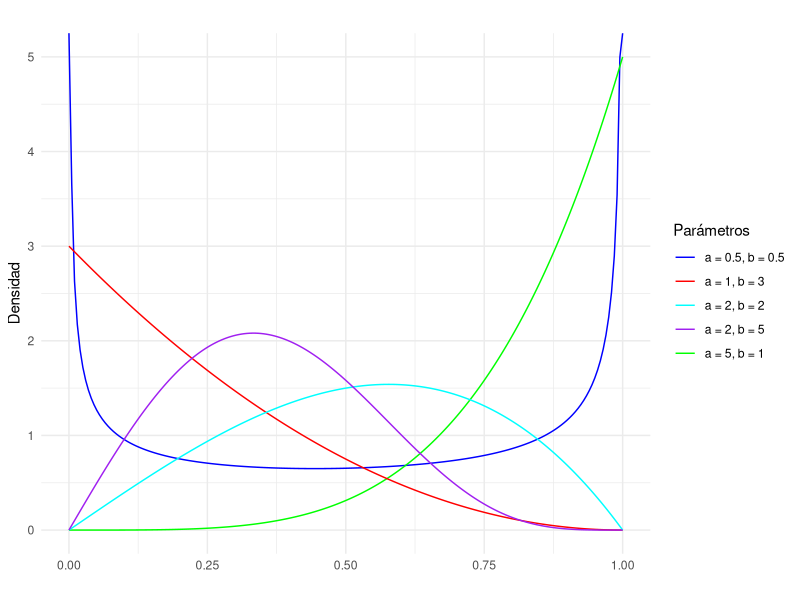
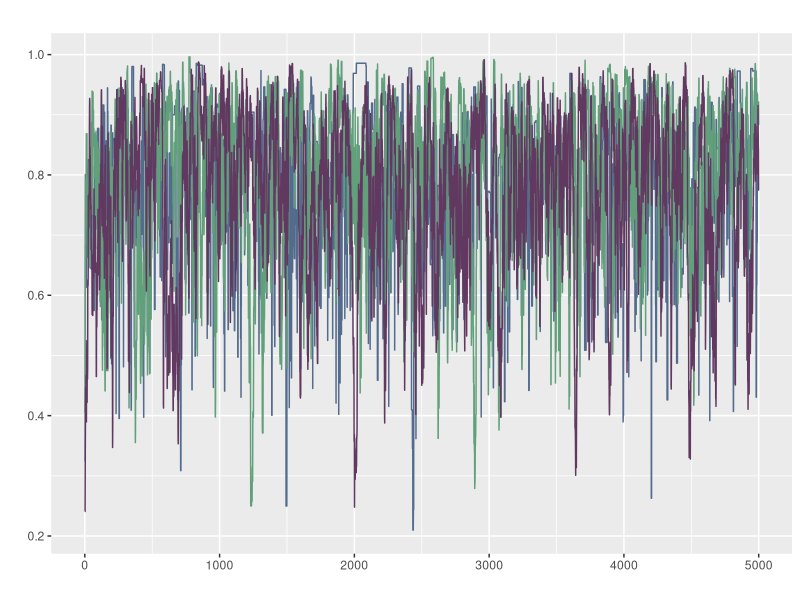
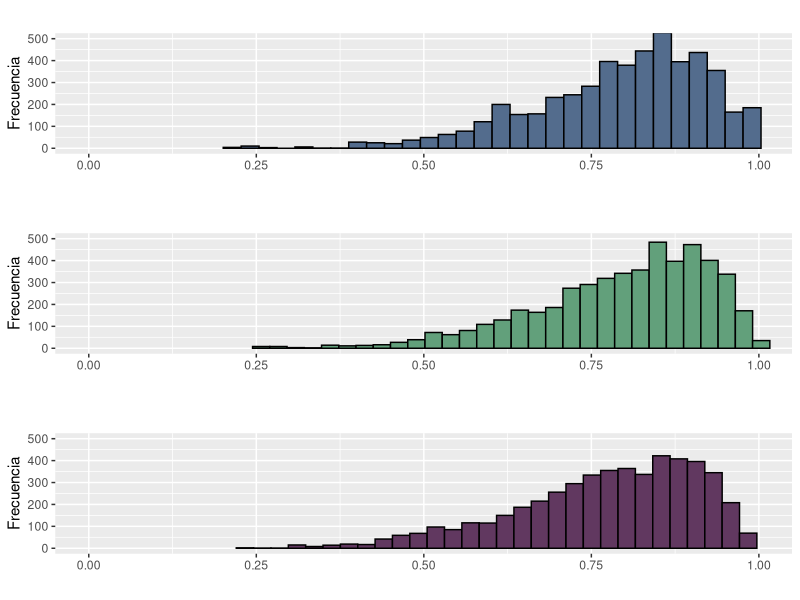
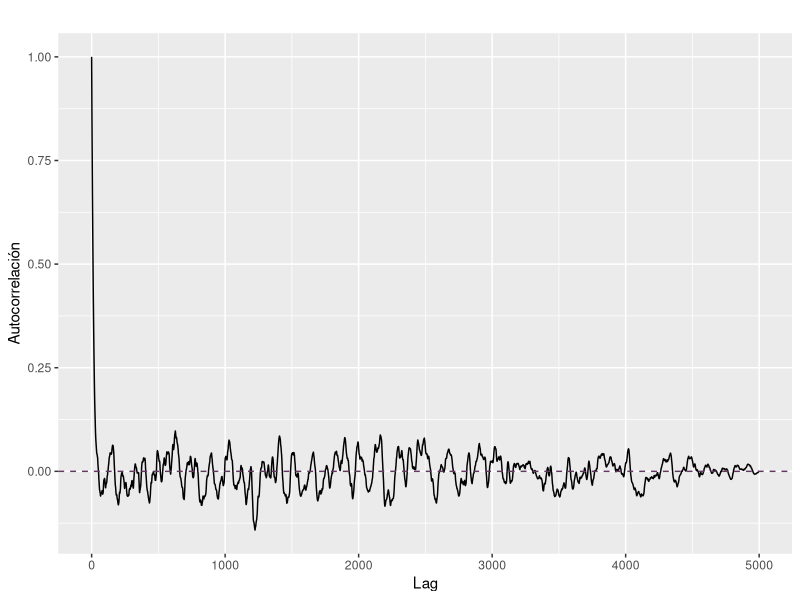
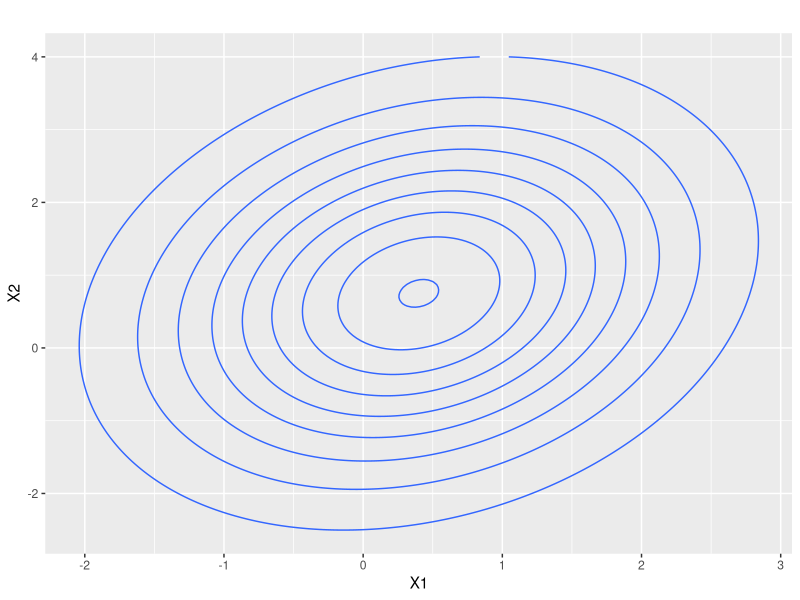
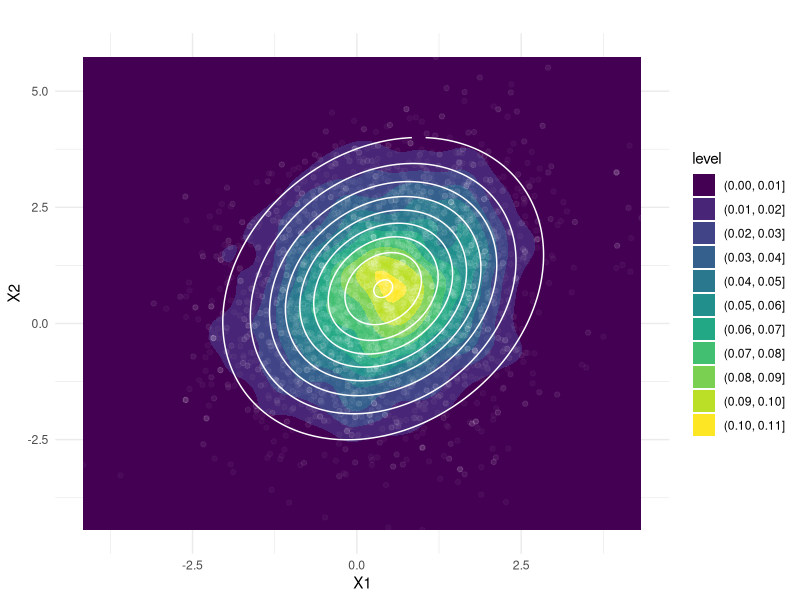
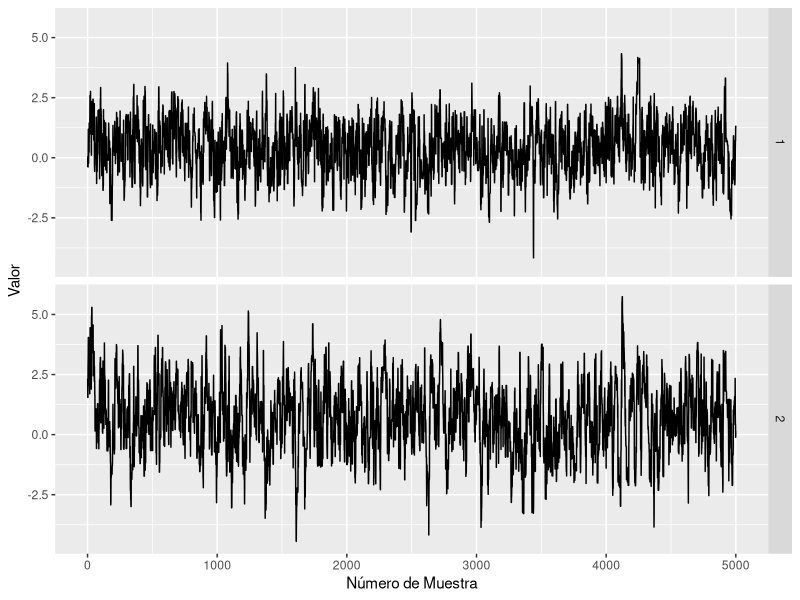
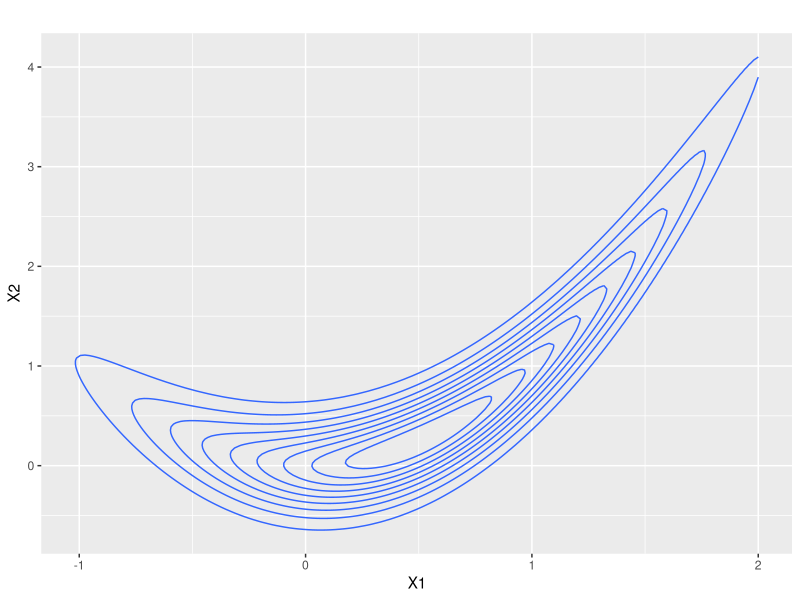

Generate these figures, in order, with R:
## ---- chunk 1
#| label = parametros
set.seed(412)
knitr::opts_chunk$set(fig.align = "center")
## ---- chunk 2
#| label = librerias
library(ggplot2)
library(dplyr)
library(gridExtra)
library(kableExtra)
library(mvtnorm)
library(pracma)
## ---- chunk 3
d_propuesta_def <- function(x, mean){
  dnorm(x, mean, sd= 1)
}
# TODO: agregar tasa de aceptación a la funcion
sample_mh <- function (d_objetivo, r_propuesta, d_propuesta = d_propuesta_def, p_inicial, n){
  stopifnot(n>0)
  salto = 0
  muestras <- numeric(n)
  muestras[1]<-p_inicial
  for (i in 2:n) {
    p_actual <- muestras[i-1]
    p_nuevo <- r_propuesta(p_actual)
    f_actual <- d_objetivo(p_actual)
    f_nuevo <- d_objetivo(p_nuevo)
    
    q_actual <- d_propuesta(p_actual,mean=p_nuevo)
    q_nuevo <- d_propuesta(p_nuevo,mean=p_actual)
    
    alpha <- min(1, (f_nuevo/f_actual)*(q_actual/q_nuevo))
    
    aceptar <- rbinom(1,1, alpha)
    if (aceptar){
      muestras[i] <- p_nuevo
      salto = salto + 1  # TODO: agregar tasa de aceptación a la funcion
    } else {
      muestras[i] <- p_actual
    }
    
  }
  tasa_acepta = (salto/n)*100# TODO: agregar tasa de aceptación a la funcion
  #print( tasa_acepta)
  return ( muestras ) 
}
## ---- chunk 4
d_kumaraswamy <- function(x, a ,b){
  if(x<0 || x>1){
    f=0
  }else{
    f <- a*b*(x^(a-1))*(1-x^a)^(b-1)
  }
  return(f)
}
## ---- chunk 5
x<-seq(0,1, length.out= 200)
d_kumaraswamy.5.5 <- numeric(length(x))
d_kumaraswamy51<- numeric(length(x))
d_kumaraswamy13 <-numeric(length(x))
d_kumaraswamy22 <- numeric(length(x))
d_kumaraswamy25 <- numeric(length(x))
for (i in 1:length(x)) {
  d_kumaraswamy.5.5[i] <- d_kumaraswamy(x[i], 0.5, 0.5)
  d_kumaraswamy51[i] <- d_kumaraswamy(x[i], 5, 1)
  d_kumaraswamy13[i] <- d_kumaraswamy(x[i], 1, 3)
  d_kumaraswamy22[i] <- d_kumaraswamy(x[i], 2, 2)
  d_kumaraswamy25[i] <- d_kumaraswamy(x[i], 2, 5)
}


df <- data.frame(x,
                 d_kumaraswamy.5.5,
                 d_kumaraswamy51,
                 d_kumaraswamy13,
                 d_kumaraswamy22,
                 d_kumaraswamy25)
ggplot(df, aes(x = x)) +
  # Agregar las líneas para cada distribución
  geom_line(aes(y = d_kumaraswamy.5.5, color = "d_kumaraswamy.5.5")) +
  geom_line(aes(y = d_kumaraswamy51, color = "d_kumaraswamy51")) +
  geom_line(aes(y = d_kumaraswamy13, color = "d_kumaraswamy13")) +
  geom_line(aes(y = d_kumaraswamy22, color = "d_kumaraswamy22")) +
  geom_line(aes(y = d_kumaraswamy25, color = "d_kumaraswamy25")) +
  # Personalizar aspectos del gráfico
  labs(title = "",
       x = "",
       y = "Densidad") +
  scale_color_manual(values = c("d_kumaraswamy.5.5" = "blue",
                                 "d_kumaraswamy51" = "green",
                                 "d_kumaraswamy13" = "red",
                                 "d_kumaraswamy22" = "cyan",
                                 "d_kumaraswamy25" = "purple"),
                     labels = c("d_kumaraswamy.5.5" = "a = 0.5, b = 0.5",
                                "d_kumaraswamy51" = "a = 5, b = 1",
                                "d_kumaraswamy13" = "a = 1, b = 3",
                                "d_kumaraswamy22" = "a = 2, b = 2",
                                "d_kumaraswamy25" = "a = 2, b = 5")) +
  guides(color=guide_legend(title = "Parámetros"))+
  theme_minimal()
## ---- chunk 6
get_beta_pars <- function(mu, kappa){
  alpha <- mu *kappa
  beta <- (1-mu)*kappa
  return(list(alpha = alpha, beta = beta))
}
#graficar kumaraswamy 6 2, y una beta 8,2 para mostrar que son parecidas
d_objetivo <- function(x, a=6 ,b=2){
  if(x<0 || x>1){
    f=0
  }else{
    f <- a*b*(x^(a-1))*(1-x^a)^(b-1)
  }
  return(f)
}
## ---- chunk 7
kappas <- c(1,25,50)
n=5000
muestras <- matrix(nrow = n,ncol = length(kappas))
for (i in 1:3) {
  #p_inicial = runif(1) se agrega?
  r_propuesta <- function(x) {
    kappa <- kappas[i]
    pars <- get_beta_pars(x, kappa)
    rbeta(1, pars$alpha, pars$beta)
  }
  d_propuesta <- function(x, mean) {
    kappa <- kappas[i]
    pars <- get_beta_pars(mean, kappa)
    dbeta(x, pars$alpha, pars$beta)
  }
  p_inicial <- runif(1)
  
  muestras[,i] <- sample_mh(d_objetivo, r_propuesta, d_propuesta, p_inicial= p_inicial, n=n)
}


df <- as.data.frame(cbind(muestras, x=1:n))
ggplot(df, aes(x = x)) +
  geom_line(aes(y = V1), color = "#536C8D") +
  geom_line(aes(y = V2), color = "#62A07B") +
  geom_line(aes(y = V3), color = "#613860") +
  labs(x = "", y = "", title = "")

## ---- chunk 8
g1 <- ggplot(df, aes(x = V1)) +
  geom_histogram(color = "black", fill = "#536C8D", bins = 30) +
  labs(x = "", y = "Frecuencia", title = "")+
  coord_cartesian(xlim = c(0, 1), ylim = c(0, 500))

# Graficar histograma para V2
g2 <- ggplot(df, aes(x = V2)) +
  geom_histogram(color = "black", fill = "#62A07B", bins = 30) +
  labs(x = "", y = "Frecuencia", title = "")+
  coord_cartesian(xlim = c(0, 1), ylim = c(0, 500))

# Graficar histograma para V3
g3 <- ggplot(df, aes(x = V3)) +
  geom_histogram(color = "black", fill = "#613860", bins = 30) +
  labs(x = "", y = "Frecuencia", title = "")+
  coord_cartesian(xlim = c(0, 1), ylim = c(0, 500))

# Mostrar los histogramas en una sola columna
grid.arrange(g1, g2, g3, ncol = 1)
## ---- chunk 9
calcular_w <- function(x){
  mean(apply(x, 2, var))
}
calcular_b <- function(x){
  media_chain <- apply(x, 2, mean)
  var(media_chain) * nrow(x)
}
R_hat <- function(x){
  S <- nrow(x)
  M <- ncol(x)
  W <- calcular_w(x)
  B <- calcular_b(x)
  numerador <- (S-1)/S * W + (1 / S) * B
  sqrt(numerador / W)
}
## ---- chunk 10
R_hat(muestras) #indica convergencia entre cadenas
## ---- chunk 11
corr <- acf(muestras[,3], plot = FALSE, lag = Inf)
N_eff <- function(x){
  n_eff <- numeric(ncol(x))
  for (i in 1:ncol(x)) {
    S <- nrow(x)
    autocorr <- acf(x[,i], plot = FALSE, lag = Inf)$acf
    limite <- which(autocorr<0.05)[1]
    
    denominador <- 1 + 2 * sum(autocorr[2:limite])
    n_eff[i] <- S / denominador  
  }
  return(n_eff)
}
## ---- chunk 12
N_eff(muestras)
## ---- chunk 13
data_corr = data.frame(x=corr$lag, y=corr$acf)
ggplot(data_corr)+
  aes(x=x,y=y)+
  geom_line()+
  geom_hline(yintercept = 0, linetype = "dashed", color = "#613860")+
  labs(x = "Lag", y = "Autocorrelación", title = "")
# no parecen muy bajos para 5k muestras
## ---- chunk 14
medias <- c(mean(muestras[,1]),mean(muestras[,2]),mean(muestras[,3]))
percentiles<- rbind(quantile(muestras[,1], c(0.05, 0.95)),
                    quantile(muestras[,2], c(0.05, 0.95)),
                    quantile(muestras[,3], c(0.05, 0.95)))

tabla <-cbind(medias, percentiles)
colnames(tabla) <- c("Medias","Percentil 5", "Percentil 95")
rownames(tabla) <- c("Kappa = 1","Kappa = 25", "Kappa = 50")
kable(round(tabla,3))%>% 
  kable_styling(position = "center",full_width = FALSE) %>% 
  row_spec(0, bold = T, background = "#613860", color = "black") 
## ---- chunk 15
muestras_logit <- log(muestras/(1-muestras))
medias_logit <- c(mean(muestras_logit[,1]),mean(muestras_logit[,2]),mean(muestras_logit[,3]))
percentiles_logit <- rbind(quantile(muestras_logit[,1], c(0.05, 0.95)),
                    quantile(muestras_logit[,2], c(0.05, 0.95)),
                    quantile(muestras_logit[,3], c(0.05, 0.95)))

tabla_logit <-cbind(medias_logit, percentiles_logit)
colnames(tabla_logit) <- c("Medias","Percentil 5", "Percentil 95")
rownames(tabla_logit) <- c("Kappa = 1","Kappa = 25", "Kappa = 50")
kable(round(tabla_logit,3))%>% 
  kable_styling(position = "center",full_width = FALSE) %>% 
  row_spec(0, bold = T, background = "#613860", color = "black") 
## ---- chunk 16
sample_mh_2d <- function (d_objetivo, r_propuesta, d_propuesta, p_inicial, n, sigma_prop){
  stopifnot(n>0)
  salto = 0
  muestras <- matrix(nrow = n, ncol = length(p_inicial))
  muestras[1,]<-p_inicial
  for (i in 2:n) {
    p_actual <- muestras[i-1,]
    p_nuevo <- r_propuesta(p_actual)
    f_actual <- d_objetivo(p_actual)
    f_nuevo <- d_objetivo(p_nuevo)
    
    q_actual <- d_propuesta(p_actual,mean=p_nuevo)
    q_nuevo <- d_propuesta(p_nuevo,mean=p_actual)
    
    alpha <- min(1, (f_nuevo/f_actual)*(q_actual/q_nuevo))
    
    aceptar <- rbinom(1,1, alpha)
    if (aceptar){
      muestras[i,] <- p_nuevo
      salto = salto + 1
    } else {
      muestras[i,] <- p_actual
    }
    
  }
  tasa_acepta <- (salto/n)*100
  #print(tasa_acepta)
  return ( muestras ) 
}
## ---- chunk 17
mu_obj <- c(0.4, 0.75)
sigma_obj <- matrix(c(1.35, 0.4, 0.4, 2.4), ncol = 2)

sigma_prop <- diag(2) #preguntar esto

d_objetivo <- function(x) dmvnorm(x, mean = mu_obj, sigma = sigma_obj)
r_propuesta <- function(x) rmvnorm(1, mean = x, sigma = sigma_prop)
d_propuesta <- function(x, mean) dmvnorm(x, mean = mean, sigma = sigma_prop)

df_grilla <- expand.grid(x = seq(-3, 3, length.out = 200), seq(-3, 4, length.out = 200))
df_grilla$z <- d_objetivo(as.matrix(df_grilla))

ggplot(df_grilla)+
  aes(x = x, y = Var2, z = z)+
  stat_contour()+
  labs(title = "",
       x = "X1",
       y = "X2")

## ---- chunk 18
set.seed(412)
muestras_2d <- sample_mh_2d(d_objetivo, r_propuesta, d_propuesta, p_inicial=c(runif(1,-2,3),runif(1,-2,3)), n=5000)

muestras_2d_df <- as.data.frame(muestras_2d)
ggplot(muestras_2d_df, aes(x = V1, y = V2)) +
  geom_density_2d(fill = "skyblue", alpha = 0.7) +
  geom_density2d_filled()+
  geom_point(data = muestras_2d_df, aes(x = V1, y = V2), color = "white", alpha = 0.03) +
  labs(title = "",
       x = "X1",
       y = "X2") +
  stat_contour(aes(x = x, y = Var2, z = z), data = df_grilla, color = "white")+
  theme_minimal()
## ---- chunk 19
plot_trace <- function(x, y){
  n <-length(x)
  df <- data.frame(x = rep(1:n, 2), y = c(x, y), dimension = rep(1:2, each = n))
  ggplot(df)+
    geom_line(aes(x = x, y = y))+
    facet_grid(rows = vars(dimension))+
    labs(x = "Número de Muestra", y = "Valor")
}  
plot_trace(muestras_2d_df$V1, muestras_2d_df$V2)
## ---- chunk 20
#Número efectivo de muestras
N_eff(muestras_2d)
## ---- chunk 21
#| label = probs
probs <- numeric(3)
# x1 > 1 ; x2 < 0
mu_filtradas <- muestras_2d[muestras_2d[,1] > 1 & muestras_2d[,2] < 0,]
probs[1] <- nrow(mu_filtradas) / nrow(muestras_2d)
# x1 > 1 ; x2 > 2 
mu_filtradas <- muestras_2d[muestras_2d[,1] > 1 & muestras_2d[,2] > 2,]
probs[2] <- nrow(mu_filtradas) / nrow(muestras_2d)
# x1 > .4 ; x2 > .75
mu_filtradas <- muestras_2d[muestras_2d[,1] > .4 & muestras_2d[,2] > .75,]
probs[3] <- nrow(mu_filtradas) / nrow(muestras_2d)
## ---- chunk 22
# Monte Carlo generamos aleatorios y hace sumatoria
# Genera un gran número de muestras bivariadas
n <- 5000
muestras_2d_mc <- rmvnorm(n, mean = mu_obj, sigma = sigma_obj)
p_exacta <- numeric(3)
p_mc <- numeric(3)
# x1 > 1 ; x2 < 0
mu_filtradas <- muestras_2d_mc[muestras_2d_mc[,1] > 1 & muestras_2d_mc[,2] < 0,]
p_mc[1] <- nrow(mu_filtradas) / nrow(muestras_2d_mc)
p_exacta[1] <- pmvnorm(lower = c(1, -Inf), upper = c(Inf,0), mean = mu_obj, sigma=sigma_obj)
# x1 > 1 ; x2 > 2 
mu_filtradas <- muestras_2d_mc[muestras_2d_mc[,1] > 1 & muestras_2d_mc[,2] > 2,]
p_mc[2] <- nrow(mu_filtradas) / nrow(muestras_2d_mc)
p_exacta[2] <- pmvnorm(lower = c(1, 2), upper = c(Inf,Inf), mean = mu_obj, sigma=sigma_obj)
# x1 > .4 ; x2 > .75
mu_filtradas <- muestras_2d_mc[muestras_2d_mc[,1] > .4 & muestras_2d_mc[,2] > .75,]
p_mc[3] <- nrow(mu_filtradas) / nrow(muestras_2d_mc)
p_exacta[3] <- pmvnorm(lower = c(.4, .75), upper = c(Inf,Inf), mean = mu_obj, sigma=sigma_obj)
## ---- chunk 23
#Método de la grilla
grilla= numeric(3)
grilla[1]=sum(df_grilla$z[df_grilla$x>1 & df_grilla$Var2<0])/ sum(df_grilla$z)
grilla[2]=sum(df_grilla$z[df_grilla$x>1 & df_grilla$Var2>2])/ sum(df_grilla$z)
grilla[3]=sum(df_grilla$z[df_grilla$x>0.4 & df_grilla$Var2>0.75])/ sum(df_grilla$z)

data_probs= cbind(muestras=probs, mc= p_mc, grilla= grilla, exacto= p_exacta)

colnames(data_probs) <- c("Muestras","Montecarlo", "Grilla","Prob. Exacta")
rownames(data_probs) <- c("P(X1> 1, X2< 0)","P(X1> 1, X2> 2)", "P(X1> 0.4, X2> 0.75)")
kable(round(data_probs,4))%>% 
  kable_styling(position = "center",full_width = FALSE) %>% 
  row_spec(0, bold = T, background = "#613860", color = "black") 

## ---- chunk 24
set.seed(412)
a <- 0.5
b <- 5
sigma_prop1 <- matrix(c(4,1,1,4), ncol = 2)
sigma_prop2 <- diag(2)*1
sigma_prop3 <- matrix(c(2,-2,-2,5), ncol = 2)

d_objetivo <- function(x) exp(-((a-x[1])^2+b*(x[2]-(x[1])^2)^2))
r_propuesta <- function(x) rmvnorm(1, mean = x, sigma = sigma_prop1)
d_propuesta <- function(x, mean) dmvnorm(x, mean = mean, sigma = sigma_prop1)

df_grilla <- expand.grid(x = seq(-2, 2, length.out = 200), seq(-1, 5, length.out = 200))
for(i in 1:40000){ 
df_grilla$z[i] <- d_objetivo(c(df_grilla$x[i], df_grilla$Var2[i]))
}

ggplot(df_grilla)+
 aes(x = x, y = Var2, z = z)+
 stat_contour()+
 labs(title = "",
      x = "X1",
      y = "X2")
## ---- chunk 25
muestras_2d1 <- sample_mh_2d(d_objetivo, r_propuesta, d_propuesta, p_inicial= c(runif(1,0,1), runif(1,-0.5, 1)), n=5000)
muestras_2d1_df <- as.data.frame(muestras_2d1)
b1 <- ggplot(muestras_2d1_df, aes(x = V1, y = V2)) +
  geom_density_2d(fill = "skyblue", alpha = 0.7) +
  geom_density2d_filled()+
  #geom_point(data = muestras_2d_df, aes(x = V1, y = V2), color = "white", alpha = 0.03) +
  labs(title = "",
       x = "X1",
       y = "X2") +
  theme_minimal()
################################################
r_propuesta <- function(x) rmvnorm(1, mean = x, sigma = sigma_prop2)
d_propuesta <- function(x, mean) dmvnorm(x, mean = mean, sigma = sigma_prop2)

muestras_2d2 <- sample_mh_2d(d_objetivo, r_propuesta, d_propuesta, p_inicial= c(runif(1,0,1), runif(1,-0.5, 1)), n=5000)

muestras_2d2_df <- as.data.frame(muestras_2d2)
b2 <- ggplot(muestras_2d2_df, aes(x = V1, y = V2)) +
  geom_density_2d(fill = "skyblue", alpha = 0.7) +
  geom_density2d_filled()+
  #geom_point(data = muestras_2d_df, aes(x = V1, y = V2), color = "white", alpha = 0.03) +
  labs(title = "",
       x = "X1",
       y = "X2") +
  theme_minimal()
#################################################
r_propuesta <- function(x) rmvnorm(1, mean = x, sigma = sigma_prop3)
d_propuesta <- function(x, mean) dmvnorm(x, mean = mean, sigma = sigma_prop3)

muestras_2d3 <- sample_mh_2d(d_objetivo, r_propuesta, d_propuesta, p_inicial= c(runif(1,0,1), runif(1,-0.5, 1)), n=5000)

muestras_2d3_df <- as.data.frame(muestras_2d3)
b3 <- ggplot(muestras_2d3_df, aes(x = V1, y = V2)) +
  geom_density_2d(fill = "skyblue", alpha = 0.7) +
  geom_density2d_filled()+
  #geom_point(data = muestras_2d_df, aes(x = V1, y = V2), color = "white", alpha = 0.03) +
  labs(title = "",
       x = "X1",
       y = "X2") +
  theme_minimal()
## ---- chunk 26
#b1
## ---- chunk 27
#b2
## ---- chunk 28
#b3
## ---- chunk 29
# Añadir una columna para indicar la cadena
muestras_2d1_df$cadena <- "Muestra 1"
muestras_2d2_df$cadena <- "Muestra 2"
muestras_2d3_df$cadena <- "Muestra 3"
# Armar los dataframe
muestras_2d1_df$posicion <- seq(0, 1, length.out= 5000)
muestras_2d2_df$posicion <- seq(0, 1, length.out= 5000)
muestras_2d3_df$posicion <- seq(0, 1, length.out= 5000)

# Graficar las trayectorias
ejes_limites_x <- c(-2.5, 2.5)
ejes_limites_y <- c(-1.5, 6)
m1 <- ggplot(muestras_2d1_df, aes(x = V1, y = V2,alpha = posicion)) +
  geom_point(color = "#536C8D") +
  geom_line(color = "#536C8D") +
  labs(x = "X1", y = "X2", title = "Muestra 1")+
  theme(legend.position = "none")+
  coord_cartesian(xlim = ejes_limites_x, ylim = ejes_limites_y)

m2 <- ggplot(muestras_2d2_df, aes(x = V1, y = V2,alpha = posicion)) +
  geom_point(color = "#62A07B") +
  geom_line(color = "#62A07B") +
  labs(x = "X1", y = "X2", title = "Muestra 2")+
  theme(legend.position = "none")+
  coord_cartesian(xlim = ejes_limites_x, ylim = ejes_limites_y)

m3 <- ggplot(muestras_2d3_df, aes(x = V1, y = V2,alpha = posicion)) +
  geom_point(color = "#613860") +
  geom_line(color = "#613860") +
  labs(x = "X1", y = "X2", title = "Muestra 3")+
  theme(legend.position = "none")+
  coord_cartesian(xlim = ejes_limites_x, ylim = ejes_limites_y)

grid.arrange(m1, m2, m3, ncol = 3)
## ---- chunk 30
#Trace plot y gráfico de autocorrelación
n=5000
df1 <- as.data.frame(cbind(muestras_2d1_df$V1,muestras_2d2_df$V1,muestras_2d3_df$V1, x=1:n))
tp1=ggplot(df1, aes(x=x)) +
  geom_line(aes(y = V1), color = "#536C8D") +
  geom_line(aes(y = V2), color = "#62A07B") +
  geom_line(aes(y = V3), color = "#613860") +
  labs(x = "Numero de muestra X1", y = "Valor", title = "")

df2 <- as.data.frame(cbind(muestras_2d1_df$V2,muestras_2d2_df$V2,muestras_2d3_df$V2, x=1:n))
tp2=ggplot(df2, aes(x=x)) +
  geom_line(aes(y = V1), color = "#536C8D") +
  geom_line(aes(y = V2), color = "#62A07B") +
  geom_line(aes(y = V3), color = "#613860") +
  labs(x = "Numero de muestra X2", y = "Valor", title = "")

grid.arrange(tp1, tp2, ncol=1)

corr11 <- acf(muestras_2d1_df[,1], plot = FALSE, lag = Inf)
corr12 <- acf(muestras_2d1_df[,2], plot = FALSE, lag = Inf)
corr21 <- acf(muestras_2d2_df[,1], plot = FALSE, lag = Inf)
corr22 <- acf(muestras_2d2_df[,2], plot = FALSE, lag = Inf)
corr31 <- acf(muestras_2d3_df[,1], plot = FALSE, lag = Inf)
corr32 <- acf(muestras_2d3_df[,2], plot = FALSE, lag = Inf)

corr_x1=data.frame(lag= c(corr11$lag, corr21$lag, corr31$lag),
           acf= c(corr11$acf, corr21$acf, corr31$acf),
           cadena= rep(c("Muestra 1", "Muestra 2", "Muestra 3"), each=5000))

corr_x2=data.frame(lag= c(corr12$lag, corr22$lag, corr32$lag),
           acf= c(corr12$acf, corr22$acf, corr32$acf),
           cadena= rep(c("Muestra 1", "Muestra 2", "Muestra 3"), each=5000))

grafico_corr_x1= ggplot(corr_x1)+
  aes(x=lag,y=acf, color=cadena)+
  geom_line()+
  labs(x = "Lag", y = "Autocorrelación", title = "")+
  scale_color_manual(values= c("#536C8D","#62A07B","#613860"))+
  guides(color = guide_legend(title = "Cadenas"))

grafico_corr_x2= ggplot(corr_x2)+
  aes(x=lag,y=acf, color=cadena)+
  geom_line()+
  labs(x = "Lag", y = "Autocorrelación", title = "")+
  scale_color_manual(values= c("#536C8D","#62A07B","#613860"))+
  guides(color = guide_legend(title = "Cadenas"))

grid.arrange(grafico_corr_x1,grafico_corr_x2, ncol=1)

#Calculamos el n eff de muestras para ver que muestra resulto mejor
tabla_Neff <- rbind(round(N_eff(muestras_2d1),2), round(N_eff(muestras_2d2),2), round(N_eff(muestras_2d3),2))

colnames(tabla_Neff) <- c("$N_{eff}\\ para\\ X_1$", "$N_{eff}\\ para\\ X_2$")
rownames(tabla_Neff) <- c("Muestra 1","Muestra 2", "Muestra 3")
kable(tabla_Neff, "html", escape = FALSE)%>% 
  kable_styling(position = "center",full_width = FALSE) %>% 
  row_spec(0, bold = T, background = "#613860", color = "black")
## ---- chunk 31
# Ej 10
# Calculamos las probabilidades con la segunda muestra, la cual presenta el mayor número efectivo de muestras
probs <- numeric(3)
# 0 < x1 < 1  ;0 < x2 < 1
mu_filtradas <- muestras_2d2[muestras_2d2[,1] > 0 & muestras_2d2[,1] < 1 & muestras_2d2[,2] > 0 & muestras_2d2[,2] < 1,]
probs[1] <- nrow(mu_filtradas) / nrow(muestras_2d2)
# -1 < x1 < 0  ;0 < x2 < 1 
mu_filtradas <- muestras_2d2[muestras_2d2[,1] > -1 & muestras_2d2[,1] < 0 & muestras_2d2[,2] > 0 & muestras_2d2[,2] < 1,]
probs[2] <- nrow(mu_filtradas) / nrow(muestras_2d2)
# 1 < x1 < 2 ;2 < x2 < 3
mu_filtradas <- muestras_2d2[muestras_2d2[,1] > 1 & muestras_2d2[,1] < 2 & muestras_2d2[,2] > 2 & muestras_2d2[,2] < 3,]
probs[3] <- nrow(mu_filtradas) / nrow(muestras_2d2)
## ---- chunk 32
#Ej 11
d_objetivo2 <- function(x, y) exp(-((0.5-x)^2+5*(y-(x)^2)^2))

#Método de la grilla
grilla= numeric(3)
grilla[1]=sum(df_grilla$z[df_grilla$x>0 & df_grilla$x<1 & df_grilla$Var2>0 & df_grilla$Var2<1])/ sum(df_grilla$z)
grilla[2]=sum(df_grilla$z[df_grilla$x>-1 & df_grilla$x<0 & df_grilla$Var2>0 & df_grilla$Var2<1])/ sum(df_grilla$z)
grilla[3]=sum(df_grilla$z[df_grilla$x>1 & df_grilla$x<2 & df_grilla$Var2>2 & df_grilla$Var2<3])/ sum(df_grilla$z)
# Monte Carlo
monte_carlo <- function(n = 5000, d_objetivo=d_objetivo2, x_min, x_max, y_min, y_max) {
  x <- runif(n, x_min, x_max)
  y <- runif(n, y_min, y_max)
  int_f <- d_objetivo2(x, y)
  result_f <- mean(int_f)
  return(result_f)
}
prob_mc <- numeric(3)
prob_mc[1] <- monte_carlo(x_min=0, x_max=1, y_min=0, y_max=1)
prob_mc[2] <- monte_carlo(x_min=-1, x_max=0, y_min=0, y_max=1)
prob_mc[3] <- monte_carlo(x_min=1, x_max=2, y_min=2, y_max=3)

# Met. Exacto
prob_ext <- numeric(3)
prob_ext[1] <- integral2(d_objetivo2, 0,1,0,1)$Q
prob_ext[2] <- integral2(d_objetivo2, -1,0,0,1)$Q
prob_ext[3] <- integral2(d_objetivo2, 1,2,2,3)$Q
## ---- chunk 33
data_probs= cbind(muestras=probs,
                  monte_carlo=prob_mc,
                  grilla= grilla,
                  exacto=prob_ext)

colnames(data_probs) <- c("Muestras", "Montecarlo", "Grilla", "Prob. Exacta")
rownames(data_probs) <- c("P(0< X1 <1 ; 0< X2 <1)","P(-1< X1 <0 ; 0< X2 <1)", "P(1< X1 <2 ; 2< X2 <3)")
kable(round(data_probs,4))%>% 
  kable_styling(position = "center",full_width = FALSE) %>% 
  row_spec(0, bold = T, background = "#613860", color = "black") 
